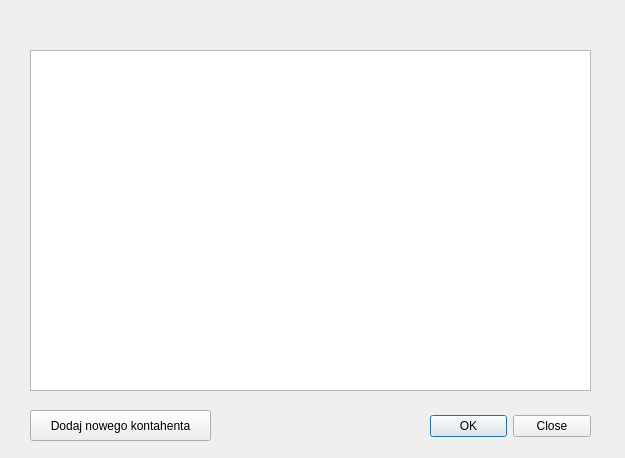
<?xml version="1.0" encoding="UTF-8"?>
<ui version="4.0">
 <class>ContractorsDialog</class>
 <widget class="QDialog" name="ContractorsDialog">
  <property name="geometry">
   <rect>
    <x>0</x>
    <y>0</y>
    <width>625</width>
    <height>458</height>
   </rect>
  </property>
  <property name="windowTitle">
   <string>Kontraktorzy</string>
  </property>
  <widget class="QDialogButtonBox" name="buttonBox">
   <property name="geometry">
    <rect>
     <x>430</x>
     <y>410</y>
     <width>161</width>
     <height>32</height>
    </rect>
   </property>
   <property name="orientation">
    <enum>Qt::Horizontal</enum>
   </property>
   <property name="standardButtons">
    <set>QDialogButtonBox::Close|QDialogButtonBox::Ok</set>
   </property>
  </widget>
  <widget class="QTableView" name="contractorsView">
   <property name="geometry">
    <rect>
     <x>30</x>
     <y>50</y>
     <width>561</width>
     <height>341</height>
    </rect>
   </property>
  </widget>
  <widget class="QPushButton" name="addContractorButton">
   <property name="geometry">
    <rect>
     <x>30</x>
     <y>410</y>
     <width>181</width>
     <height>31</height>
    </rect>
   </property>
   <property name="text">
    <string>Dodaj nowego kontahenta</string>
   </property>
  </widget>
 </widget>
 <resources/>
 <connections>
  <connection>
   <sender>buttonBox</sender>
   <signal>accepted()</signal>
   <receiver>ContractorsDialog</receiver>
   <slot>accept()</slot>
   <hints>
    <hint type="sourcelabel">
     <x>248</x>
     <y>254</y>
    </hint>
    <hint type="destinationlabel">
     <x>157</x>
     <y>274</y>
    </hint>
   </hints>
  </connection>
  <connection>
   <sender>buttonBox</sender>
   <signal>rejected()</signal>
   <receiver>ContractorsDialog</receiver>
   <slot>reject()</slot>
   <hints>
    <hint type="sourcelabel">
     <x>316</x>
     <y>260</y>
    </hint>
    <hint type="destinationlabel">
     <x>286</x>
     <y>274</y>
    </hint>
   </hints>
  </connection>
 </connections>
</ui>
